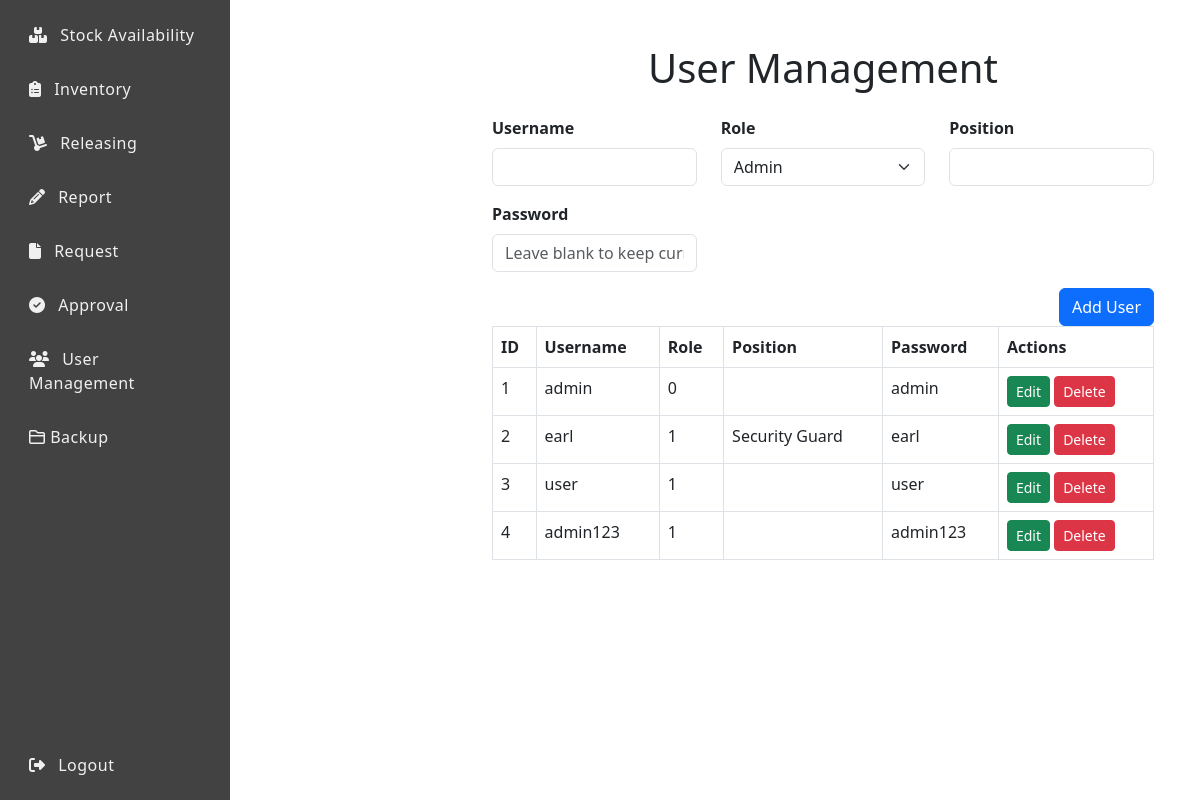
The app's page /user/user_management.php with its own data.
### tables this page shows
CREATE TABLE `users` (
  `userId` int(11) NOT NULL,
  `username` varchar(255) NOT NULL,
  `password` varchar(255) NOT NULL,
  `role` int(11) DEFAULT 1,
  `created_at` timestamp NOT NULL DEFAULT current_timestamp(),
  `position` varchar(255) DEFAULT NULL
);

### user/user_management.php (the view, shortened to what this page needs)
<?php
include '../config/conn.php';
$user_sql = "SELECT userId, username, role, position, password FROM users";
$user_result = $conn->query($user_sql);
$user_to_edit = null;
?>
<!DOCTYPE html>
<html lang="en">
<head>
    <link href="https://cdn.jsdelivr.net/npm/bootstrap@5.3.0/dist/css/bootstrap.min.css" rel="stylesheet">
    <link rel="stylesheet" href="https://cdnjs.cloudflare.com/ajax/libs/font-awesome/6.4.0/css/all.min.css">
</head>
<body class="d-flex">
    <?php include '../includes/sidebar.php'; ?>
    <div class="main-content">
        <div class="container mt-4">
            <h1 class="text-center mb-4">User Management</h1>
            <form method="POST">
                <div class="row">
                    <div class="col-md-4 mb-3">
                        <label for="username" class="form-label">Username</label>
                        <input type="text" name="username" id="username" class="form-control" value="<?php echo isset($user_to_edit) ? htmlspecialchars($user_to_edit['username']) : ''; ?>" required>
                    </div>
                    <div class="col-md-4 mb-3">
                        <label for="role" class="form-label">Role</label>
                        <select name="role" id="role" class="form-select" required>
                            <option value="0" <?php echo (isset($user_to_edit) && $user_to_edit['role'] == '0') ? 'selected' : ''; ?>>Admin</option>
                        </select>
                    </div>
                    <div class="col-md-4 mb-3">
                        <label for="position" class="form-label">Position</label>
                        <input type="text" name="position" id="position" class="form-control" value="<?php echo isset($user_to_edit) ? htmlspecialchars($user_to_edit['position']) : ''; ?>">
                    </div>
                </div>
                <div class="row">
                    <div class="col-md-4 mb-3">
                        <label for="password" class="form-label">Password</label>
                        <input type="text" name="password" id="password" class="form-control" placeholder="Leave blank to keep current password">
                    </div>
                </div>
                <div class="d-flex justify-content-end">
                    <?php if (isset($user_to_edit)): ?>
                        <input type="hidden" name="userId" value="<?php echo htmlspecialchars($user_to_edit['userId']); ?>">
                        <button type="submit" class="btn btn-success">Update User</button>
                    <?php else: ?>
                        <button type="submit" class="btn btn-primary">Add User</button>
                    <?php endif; ?>
                </div>
            </form>
            <div class="table-responsive">
                <table class="table table-bordered">
                    <thead>
                        <tr>
                            <th>ID</th>
                            <th>Username</th>
                            <th>Role</th>
                            <th>Position</th>
                            <th>Password</th>
                            <th>Actions</th>
                        </tr>
                    </thead>
                    <tbody>
                        <?php while ($row = $user_result->fetch_assoc()): ?>
                            <tr>
                                <td><?php echo htmlspecialchars($row['userId']); ?></td>
                                <td><?php echo htmlspecialchars($row['username']); ?></td>
                                <td><?php echo htmlspecialchars($row['role']); ?></td>
                                <td><?php echo htmlspecialchars($row['position']); ?></td>
                                <td><?php echo htmlspecialchars($row['password']); ?></td>
                                <td>
                                    <a href="?edit_id=<?php echo $row['userId']; ?>" class="btn btn-success btn-sm">Edit</a>
                                    <a href="?delete_id=<?php echo $row['userId']; ?>" class="btn btn-danger btn-sm" onclick="return confirm('Are you sure you want to delete this user?');">Delete</a>
                                </td>
                            </tr>
                        <?php endwhile; ?>
                    </tbody>
                </table>
            </div>
        </div>
    </div>
</body>
</html>

### user/user_management.php (style rules this page uses)
body { background-color: #f0f2f5; }
.main-content { margin-left: 220px; padding: 20px; }
.form-label { font-weight: bold; }

### records on screen
users: userId "1", username "admin", role "0", password "admin"
users: userId "2", username "earl", role "1", position "Security Guard", password "earl"
users: userId "3", username "user", role "1", password "user"
users: userId "4", username "admin123", role "1", password "admin123"
